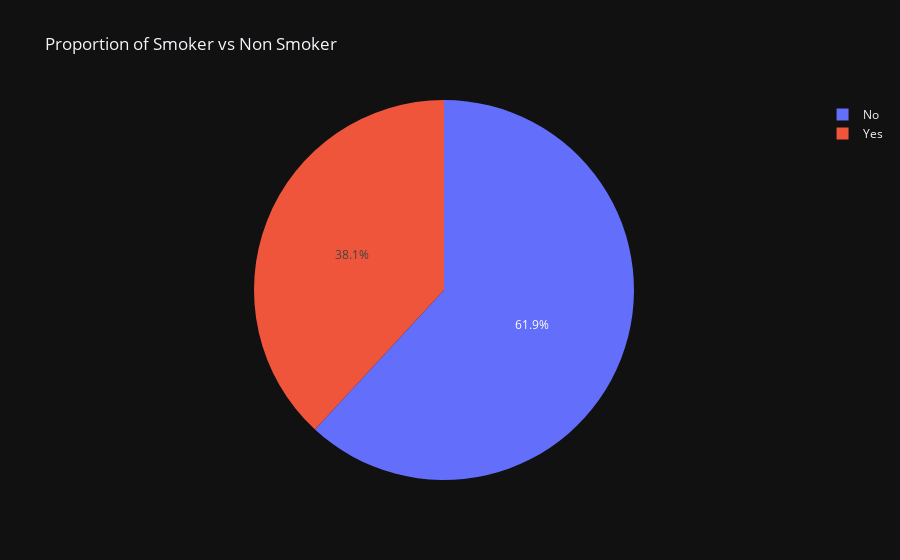

The notebook cell this image was saved under:
### Code cell
px.pie(df,names='smoker', title='Proportion of Smoker vs Non Smoker',
        template='plotly_dark')

### Figure 1 — Plotly figure (JSON) as saved in the notebook; plotly's stock layout.template omitted (floating-point values rounded to 4 significant figures; data arrays with more than 128 entries replaced by an {"elided": "..."} marker saying what was removed)
{"data": [{"domain": {"x": [0, 1], "y": [0, 1]}, "hovertemplate": "smoker=%{label}<extra></extra>", "labels": {"elided": "244 str values"}, "legendgroup": "", "name": "", "showlegend": true, "type": "pie"}], "layout": {"legend": {"tracegroupgap": 0}, "title": {"text": "Proportion of Smoker vs Non Smoker"}}}
